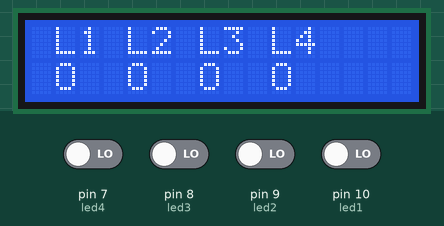
This sketch was run on a simulated Arduino Uno, built with avr-gcc and run on an emulated ATmega328P. Shown: 16×2 character LCD. The inputs (shaded band) are chosen by the test bench; at power-on: pin 7 (led4), pin 8 (led3), pin 9 (led2), pin 10 (led1) LOW.

Above: at 1.2 s.
1.3 s: pin 7 (led4) driven HIGH
At 2.2 s:
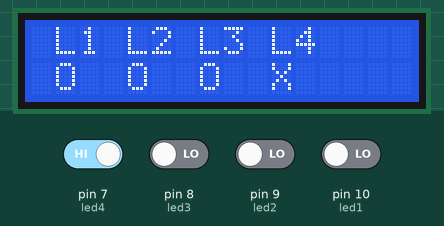
2.8 s: pin 8 (led3) driven HIGH
At 3.3 s:
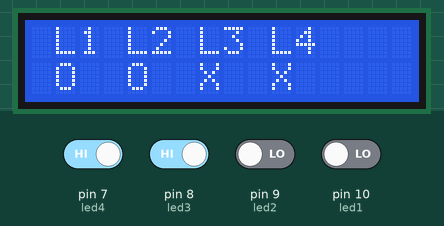
4.3 s: pin 9 (led2) driven HIGH
At 5.5 s:
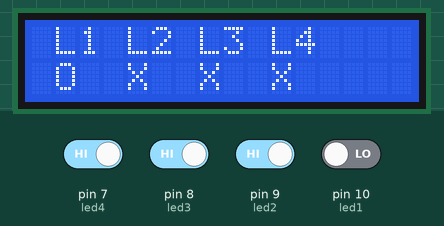
5.8 s: pin 10 (led1) driven HIGH
At 6.8 s:
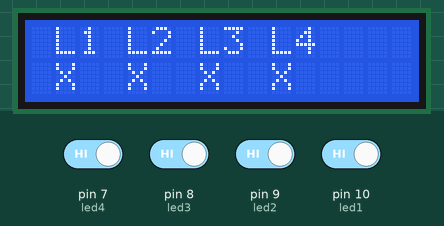
7.3 s: pin 7 (led4) driven LOW
At 8.0 s:
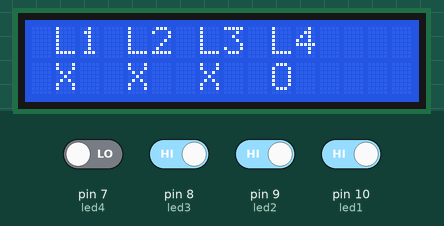
8.8 s: pin 8 (led3) driven LOW
At 9.1 s:
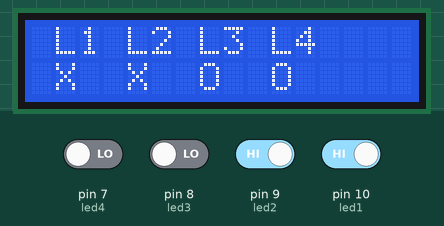
Timing chart, 0 to 11.3 s (numbered marks = the images above; inputs shaded):
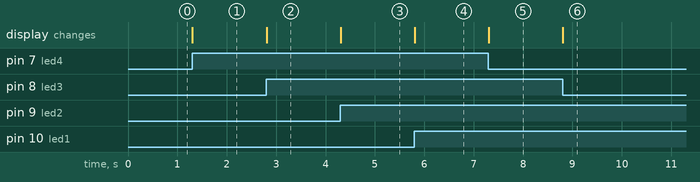

Measured:
- after the input at 1.3 s, the display: changes at once (image 1)
- after the input at 2.8 s, the display: changes at once (image 2)
- after the input at 4.3 s, the display: changes at once (image 3)
- after the input at 5.8 s, the display: changes at once (image 4)
- after the input at 7.3 s, the display: changes at once (image 5)
- after the input at 8.8 s, the display: changes at once (image 6)

The sketch:

Schaltkreis3Code.ino
```cpp
#include <LiquidCrystal.h>

//deklarierungen der Variabeln
const int rs = 12;
const int en = 11;
const int d4 = 5;
const int d5 = 4;
const int d6 = 3;
const int d7 = 2;

LiquidCrystal lcd(rs, en, d4, d5, d6, d7);

const int led1 = 10;
const int led2 = 9;
const int led3 = 8;
const int led4 = 7;
String previousString = "";

void setup() {
  lcd.begin(16, 2);
  pinMode(led1, INPUT);
}

void loop() {
  String finalString = " ";

  //Erste Lampe wird ausgelesen
  if (digitalRead(led1) == HIGH) {
    finalString += "X";
  } else {
  	finalString += "O";
  }
  finalString += "  ";

  //Zweite Lampe wird ausgelesen
  if (digitalRead(led2) == HIGH) {
    finalString += "X";
  } else {
  	finalString += "O";
  }
  finalString += "  ";

  //Dritte Lampe wird ausgelesen
  if (digitalRead(led3) == HIGH) {
    finalString += "X";
  } else {
  	finalString += "O";
  }
  finalString += "  ";

  //Vierte Lampe wird ausgelesen
  if (digitalRead(led4) == HIGH) {
    finalString += "X";
  } else {
  	finalString += "O";
  }
  finalString += "  ";

  //Anzeige beim Display
  if(finalString != previousString) {
    lcd.clear();
    lcd.print(" L1 L2 L3 L4\n");
	lcd.setCursor(0, 1);
  	lcd.print(finalString);
	previousString = finalString;
  }
}
```
